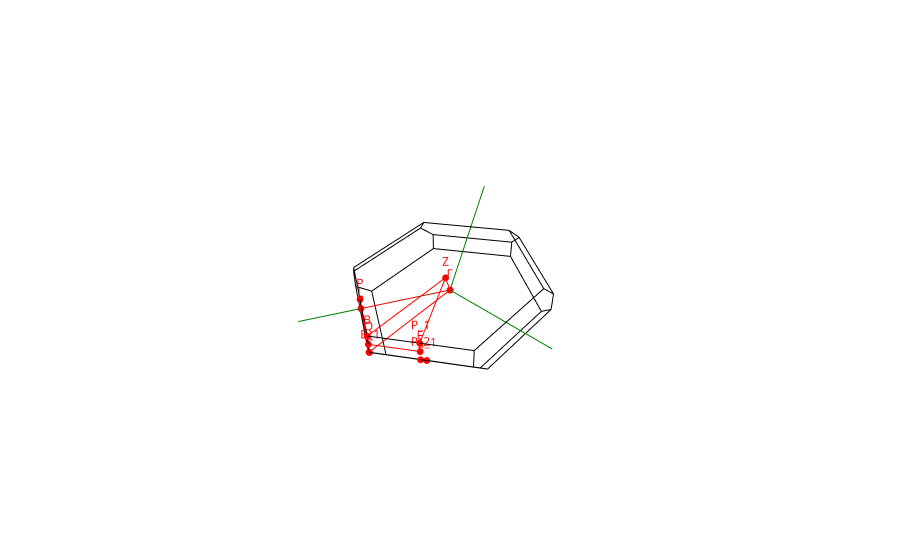

The notebook cell this image was saved under:
### Code cell
from pymatgen.ext.matproj import MPRester
from pymatgen.io.phonopy import get_phonopy_structure
from phonopy import Phonopy
from pymatgen.symmetry.bandstructure import HighSymmKpath
import numpy as np
import plotly.graph_objects as go
import itertools

API_KEY = "zA1YwwFoS7C8RQ3ZpVn2lK2ClRoSNTFM"
mpr = MPRester(API_KEY)
structure = mpr.get_structure_by_material_id("mp-27869")
ph_bs = mpr.get_phonon_bandstructure_by_material_id("mp-27869")

#Def de la fonction d'affichage de la zone de Brillouin
def latex_fix(label):
    replace = { "\Gamma": "Γ" }
    if label in replace:
        label = replace[label]
    return label

# Plotting of the Brillouin zone
def go_points(points, size=4, color="black", labels=None):
    mode = "markers" if labels is None else "markers+text"
    if labels is not None:
        for il in range(len(labels)):
            labels[il] = latex_fix(labels[il])
    return go.Scatter3d(
        x=[v[0] for v in points],
        y=[v[1] for v in points],
        z=[v[2] for v in points],
        marker=dict(size=size, color=color),
        mode=mode,
        text=labels,
        textfont_color=color,
        showlegend=False
    )

def go_line(v1, v2, color="black", width=2, mode="lines", text=""):
    return go.Scatter3d(
        mode=mode,
        x=[v1[0], v2[0]],
        y=[v1[1], v2[1]],
        z=[v1[2], v2[2]],
        line=dict(color=color),
        text=text,
        showlegend=False
    )

def plot_brillouin_zone(struc, fig=None):
    bz_lattice = struc.lattice.reciprocal_lattice
    if fig is None:
        fig = go.Figure()

#   Plot the three lattice vectors
    vertex1 = bz_lattice.get_cartesian_coords([0.0, 0.0, 0.0])
    vertex2 = bz_lattice.get_cartesian_coords([1.0, 0.0, 0.0])
    fig.add_trace(go_line(vertex1, vertex2, color="green", mode="lines+text", text=["","a"]))
    vertex2 = bz_lattice.get_cartesian_coords([0.0, 1.0, 0.0])
    fig.add_trace(go_line(vertex1, vertex2, color="green", mode="lines+text", text=["","b"]))
    vertex2 = bz_lattice.get_cartesian_coords([0.0, 0.0, 1.0])
    fig.add_trace(go_line(vertex1, vertex2, color="green", mode="lines+text", text=["","c"]))
    
#   Plot the Wigner-Seitz cell
    bz = bz_lattice.get_wigner_seitz_cell()
    for iface in range(len(bz)): # pylint: disable=C0200
        for line in itertools.combinations(bz[iface], 2):
            for jface in range(len(bz)):
                if (iface < jface
                    and any(np.all(line[0] == x) for x in bz[jface])
                    and any(np.all(line[1] == x) for x in bz[jface])):
                    fig.add_trace(go_line(line[0], line[1]))

#   Plot the path in the Brillouin zone
    kpath = HighSymmKpath(struc)
    for line in [[kpath.kpath["kpoints"][k] for k in p] for p in kpath.kpath["path"]]:
        for k in range(1, len(line)):
            vertex1 = line[k - 1]
            vertex2 = line[k]
            vertex1 = bz_lattice.get_cartesian_coords(vertex1)
            vertex2 = bz_lattice.get_cartesian_coords(vertex2)
            fig.add_trace(go_line(vertex1, vertex2, color="red"))

    # Points
    labels = kpath.kpath["kpoints"]
    vecs = []
    for point in labels.values():
        vecs.append(bz_lattice.get_cartesian_coords(point))

    fig.add_trace(go_points(vecs, color="red", labels=list(labels.keys())))

    fig.update_layout(
        scene=dict(
            xaxis=dict(visible=False, range=[-1.15, 1.15]),
            yaxis=dict(visible=False, range=[-1.15, 1.15]),
            zaxis=dict(visible=False, range=[-1.15, 1.15])
        )
    )
    return fig

fig = plot_brillouin_zone(structure)
fig.show()

#Calcul de la vitesse du son
kpath = HighSymmKpath(structure)
kpoints = kpath.kpath["kpoints"]

Γ = np.array(kpoints["Γ"])
X = np.array(kpoints["X"])

rec_latt = structure.lattice.reciprocal_lattice
kΓ = rec_latt.get_cartesian_coords(Γ)
kX = rec_latt.get_cartesian_coords(X)
delta_k = np.linalg.norm(kX - kΓ)

freqs = ph_bs.bands[0][:2]
delta_f = freqs[1] - freqs[0]

v_son = (delta_f / delta_k) * 1e2

print(f"Vitesse du son Γ–X (branche acoustique 1) : {v_son:.2f} m/s")

### Figure 1 — Plotly figure (JSON) as saved in the notebook; plotly's stock layout.template omitted (floating-point values rounded to 4 significant figures)
{"data": [{"line": {"color": "green"}, "mode": "lines+text", "showlegend": false, "text": ["", "a"], "type": "scatter3d", "x": [0, 1.403], "y": [0, -0.715], "z": [0, 0.002613]}, {"line": {"color": "green"}, "mode": "lines+text", "showlegend": false, "text": ["", "b"], "type": "scatter3d", "x": [0, 0.000787], "y": [0, 1.574], "z": [0, 0.002613]}, {"line": {"color": "green"}, "mode": "lines+text", "showlegend": false, "text": ["", "c"], "type": "scatter3d", "x": [0, -1.168], "y": [0, -0.715], "z": [0, 0.7769]}, {"line": {"color": "black"}, "mode": "lines", "showlegend": false, "text": "", "type": "scatter3d", "x": [-0.4817, -0.4825], "y": [0.7877, 0.7872], "z": [-0.1468, 0.1468]}, {"line": {"color": "black"}, "mode": "lines", "showlegend": false, "text": "", "type": "scatter3d", "x": [-0.4817, 0.3205], "y": [0.7877, 0.7877], "z": [-0.1468, -0.3884]}, {"line": {"color": "black"}, "mode": "lines", "showlegend": false, "text": "", "type": "scatter3d", "x": [-0.4825, -0.3197], "y": [0.7872, 0.7867], "z": [0.1468, 0.391]}, {"line": {"color": "black"}, "mode": "lines", "showlegend": false, "text": "", "type": "scatter3d", "x": [-0.3197, 0.4825], "y": [0.7867, 0.7867], "z": [0.391, 0.1494]}, {"line": {"color": "black"}, "mode": "lines", "showlegend": false, "text": "", "type": "scatter3d", "x": [0.4825, 0.4833], "y": [0.7867, 0.7872], "z": [0.1494, -0.1442]}, {"line": {"color": "black"}, "mode": "lines", "showlegend": false, "text": "", "type": "scatter3d", "x": [0.4833, 0.3205], "y": [0.7872, 0.7877], "z": [-0.1442, -0.3884]}, {"line": {"color": "black"}, "mode": "lines", "showlegend": false, "text": "", "type": "scatter3d", "x": [0.9208, 0.4833], "y": [0.07261, 0.7872], "z": [-0.1442, -0.1442]}, {"line": {"color": "black"}, "mode": "lines", "showlegend": false, "text": "", "type": "scatter3d", "x": [0.9208, 0.92], "y": [0.07261, 0.07212], "z": [-0.1442, 0.1494]}, {"line": {"color": "black"}, "mode": "lines", "showlegend": false, "text": "", "type": "scatter3d", "x": [0.4825, 0.92], "y": [0.7867, 0.07212], "z": [0.1494, 0.1494]}, {"line": {"color": "black"}, "mode": "lines", "showlegend": false, "text": "", "type": "scatter3d", "x": [-0.92, -0.5553], "y": [-0.07212, 0.6424], "z": [-0.1494, -0.391]}, {"line": {"color": "black"}, "mode": "lines", "showlegend": false, "text": "", "type": "scatter3d", "x": [-0.92, -0.9208], "y": [-0.07212, -0.07261], "z": [-0.1494, 0.1442]}, {"line": {"color": "black"}, "mode": "lines", "showlegend": false, "text": "", "type": "scatter3d", "x": [-0.5553, -0.4817], "y": [0.6424, 0.7877], "z": [-0.391, -0.1468]}, {"line": {"color": "black"}, "mode": "lines", "showlegend": false, "text": "", "type": "scatter3d", "x": [-0.4825, -0.8473], "y": [0.7872, 0.07261], "z": [0.1468, 0.3884]}, {"line": {"color": "black"}, "mode": "lines", "showlegend": false, "text": "", "type": "scatter3d", "x": [-0.8473, -0.9208], "y": [0.07261, -0.07261], "z": [0.3884, 0.1442]}, {"line": {"color": "black"}, "mode": "lines", "showlegend": false, "text": "", "type": "scatter3d", "x": [-0.8473, -0.6845], "y": [0.07261, 0.07212], "z": [0.3884, 0.6327]}, {"line": {"color": "black"}, "mode": "lines", "showlegend": false, "text": "", "type": "scatter3d", "x": [-0.6845, -0.3197], "y": [0.07212, 0.7867], "z": [0.6327, 0.391]}, {"line": {"color": "black"}, "mode": "lines", "showlegend": false, "text": "", "type": "scatter3d", "x": [-0.2469, -0.6845], "y": [-0.6424, 0.07212], "z": [0.6327, 0.6327]}, {"line": {"color": "black"}, "mode": "lines", "showlegend": false, "text": "", "type": "scatter3d", "x": [-0.2469, 0.5553], "y": [-0.6424, -0.6424], "z": [0.6327, 0.391]}, {"line": {"color": "black"}, "mode": "lines", "showlegend": false, "text": "", "type": "scatter3d", "x": [0.92, 0.5553], "y": [0.07212, -0.6424], "z": [0.1494, 0.391]}, {"line": {"color": "black"}, "mode": "lines", "showlegend": false, "text": "", "type": "scatter3d", "x": [0.8473, 0.9208], "y": [-0.07261, 0.07261], "z": [-0.3884, -0.1442]}, {"line": {"color": "black"}, "mode": "lines", "showlegend": false, "text": "", "type": "scatter3d", "x": [0.8473, 0.6845], "y": [-0.07261, -0.07212], "z": [-0.3884, -0.6327]}, {"line": {"color": "black"}, "mode": "lines", "showlegend": false, "text": "", "type": "scatter3d", "x": [0.3205, 0.2469], "y": [0.7877, 0.6424], "z": [-0.3884, -0.6327]}, {"line": {"color": "black"}, "mode": "lines", "showlegend": false, "text": "", "type": "scatter3d", "x": [0.2469, 0.6845], "y": [0.6424, -0.07212], "z": [-0.6327, -0.6327]}, {"line": {"color": "black"}, "mode": "lines", "showlegend": false, "text": "", "type": "scatter3d", "x": [-0.5553, 0.2469], "y": [0.6424, 0.6424], "z": [-0.391, -0.6327]}, {"line": {"color": "black"}, "mode": "lines", "showlegend": false, "text": "", "type": "scatter3d", "x": [-0.4833, -0.3205], "y": [-0.7872, -0.7877], "z": [0.1442, 0.3884]}, {"line": {"color": "black"}, "mode": "lines", "showlegend": false, "text": "", "type": "scatter3d", "x": [-0.4833, -0.4825], "y": [-0.7872, -0.7867], "z": [0.1442, -0.1494]}, {"line": {"color": "black"}, "mode": "lines", "showlegend": false, "text": "", "type": "scatter3d", "x": [-0.3205, 0.4817], "y": [-0.7877, -0.7877], "z": [0.3884, 0.1468]}, {"line": {"color": "black"}, "mode": "lines", "showlegend": false, "text": "", "type": "scatter3d", "x": [0.4817, 0.4825], "y": [-0.7877, -0.7872], "z": [0.1468, -0.1468]}, {"line": {"color": "black"}, "mode": "lines", "showlegend": false, "text": "", "type": "scatter3d", "x": [0.4825, 0.3197], "y": [-0.7872, -0.7867], "z": [-0.1468, -0.391]}, {"line": {"color": "black"}, "mode": "lines", "showlegend": false, "text": "", "type": "scatter3d", "x": [0.3197, -0.4825], "y": [-0.7867, -0.7867], "z": [-0.391, -0.1494]}, {"line": {"color": "black"}, "mode": "lines", "showlegend": false, "text": "", "type": "scatter3d", "x": [-0.9208, -0.4833], "y": [-0.07261, -0.7872], "z": [0.1442, 0.1442]}, {"line": {"color": "black"}, "mode": "lines", "showlegend": false, "text": "", "type": "scatter3d", "x": [-0.4825, -0.92], "y": [-0.7867, -0.07212], "z": [-0.1494, -0.1494]}, {"line": {"color": "black"}, "mode": "lines", "showlegend": false, "text": "", "type": "scatter3d", "x": [0.6845, 0.3197], "y": [-0.07212, -0.7867], "z": [-0.6327, -0.391]}, {"line": {"color": "black"}, "mode": "lines", "showlegend": false, "text": "", "type": "scatter3d", "x": [-0.2469, -0.3205], "y": [-0.6424, -0.7877], "z": [0.6327, 0.3884]}, {"line": {"color": "black"}, "mode": "lines", "showlegend": false, "text": "", "type": "scatter3d", "x": [0.4825, 0.8473], "y": [-0.7872, -0.07261], "z": [-0.1468, -0.3884]}, {"line": {"color": "black"}, "mode": "lines", "showlegend": false, "text": "", "type": "scatter3d", "x": [0.4817, 0.5553], "y": [-0.7877, -0.6424], "z": [0.1468, 0.391]}, {"line": {"color": "red"}, "mode": "lines", "showlegend": false, "text": "", "type": "scatter3d", "x": [0, 0.7013], "y": [0, -0.3575], "z": [0, 0.001306]}, {"line": {"color": "red"}, "mode": "lines", "showlegend": false, "text": "", "type": "scatter3d", "x": [0.7013, 0.9208], "y": [-0.3575, 0.07261], "z": [0.001306, -0.1442]}, {"line": {"color": "red"}, "mode": "lines", "showlegend": false, "text": "", "type": "scatter3d", "x": [0.92, 0.1178], "y": [0.07212, 0.07212], "z": [0.1494, 0.391]}, {"line": {"color": "red"}, "mode": "lines", "showlegend": false, "text": "", "type": "scatter3d", "x": [0.1178, 0], "y": [0.07212, 0], "z": [0.391, 0]}, {"line": {"color": "red"}, "mode": "lines", "showlegend": false, "text": "", "type": "scatter3d", "x": [0, 0.8841], "y": [0, 9.828e-08], "z": [0, -0.2663]}, {"line": {"color": "red"}, "mode": "lines", "showlegend": false, "text": "", "type": "scatter3d", "x": [0.9204, 0.7017], "y": [0.07237, 0.4296], "z": [0.002613, 0.002613]}, {"line": {"color": "red"}, "mode": "lines", "showlegend": false, "text": "", "type": "scatter3d", "x": [0.7017, 0.7013], "y": [0.4296, 0.4294], "z": [0.002613, 0.1494]}, {"line": {"color": "red"}, "mode": "lines", "showlegend": false, "text": "", "type": "scatter3d", "x": [0.7013, 0.1178], "y": [0.4294, 0.07212], "z": [0.1494, 0.391]}, {"line": {"color": "red"}, "mode": "lines", "showlegend": false, "text": "", "type": "scatter3d", "x": [0.7013, 0.7377], "y": [-0.3575, -0.2852], "z": [0.001306, 0.2702]}, {"marker": {"color": "red", "size": 4}, "mode": "markers+text", "showlegend": false, "text": ["Γ", "B", "B_1", "F", "L", "L_1", "P", "P_1", "P_2", "Q", "X", "Z"], "textfont": {"color": "red"}, "type": "scatter3d", "x": [0, 0.92, 0.9208, 0.7017, 0.7013, 0.5839, 0.7377, 0.7013, 0.7021, 0.9204, 0.8841, 0.1178], "y": [0, 0.07212, 0.07261, 0.4296, -0.3575, 0.3575, -0.2852, 0.4294, 0.4299, 0.07237, 9.828e-08, 0.07212], "z": [0, 0.1494, -0.1442, 0.002613, 0.001306, -0.3884, 0.2702, 0.1494, -0.1442, 0.002613, -0.2663, 0.391]}], "layout": {"scene": {"xaxis": {"range": [-1.15, 1.15], "visible": false}, "yaxis": {"range": [-1.15, 1.15], "visible": false}, "zaxis": {"range": [-1.15, 1.15], "visible": false}}}}
